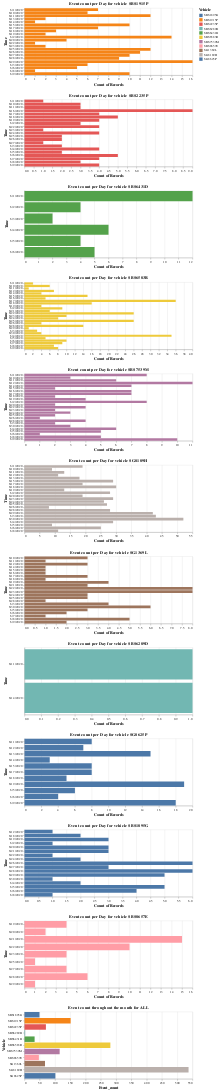

Notebook code for this chart:
### Code cell
######### GRAPHS FOR USAGE OF EVERY VEHICLE PER DAY AND PER MONTH ###########
import pandas as pd
import folium as fs
from folium.features import DivIcon
pd.options.mode.chained_assignment = None
import warnings
warnings.filterwarnings('ignore')
import altair as alt
import json
from datetime import datetime

#reading csv to panda dataframe
df = pd.read_csv('juneroute.csv')

#DROPPING ALL SAFE EVENTS TO GET UNSAFE EVENTS
df = df.sort_values(['Vehicle', 'Time'])



######THis function is to remove time from datetime string
####This is to help facilitate merging the dates together to be shown on graph
def rem_time(d):
    s = ''
    s = str(d.month) + '/' + str(d.day) + '/' + str(d.year)
    return s


####Reassigning all the values from 'Juneroute.csv' 'Time' column to only retain the date 
for ind in df.index:
  datetime_str  = df['Time'][ind]
  datetime_object = datetime.strptime(datetime_str, '%m/%d/%Y %H:%M')
  new=rem_time(datetime_object)
  df['Time'][ind] = new
  

###Sorting the values to help facilitate the plotting of graphs
df = df.sort_values(['Time','Vehicle'])


###Generating and appending graphs onto a list(to be used later) 
plot_group=[]
df_vehonly = df.drop_duplicates(['Vehicle'])
for i in df_vehonly['Vehicle']:
  chart = alt.Chart(df.loc[(df['Vehicle']) == i]).mark_bar().encode(
      y='Time',
      x='count(Event)',
      tooltip='count(Event)',
      color='Vehicle'
    ).properties(
        title="Event count per Day for vehicle "+'{:s}'.format(i),
        width=500,
        height=200
    )
  plot_group.append(chart)

#####DATA MASSAGING
##This block of codes is to get DISTINCT vehicle list
vehicle = []
df = df.sort_values(['Vehicle'])
df1 = df.drop_duplicates('Vehicle')
del df1['Event']
del df1['Time']
del df1['Driver']
del df1['Speed']
del df1['Address']
del df1['Longitude']
del df1['Latitude']
for i in df1['Vehicle']:           
  vehicle.append(i)

##This block of codes is to get event count for every distinct vehicle
avg = []
df1 = df1.sort_values(['Vehicle'])
df1 = df1.drop_duplicates('Vehicle')
for i in df1['Vehicle']:
  df_calc = df.loc[(df['Vehicle']) == i]
  df_calc = df_calc.sort_values(['Vehicle'])
  num = len(df_calc[df['Vehicle'] == i])
  avg.append(num)

##Merging the two lists onto a panda dataframe
veh_avg = pd.DataFrame()
veh_avg['Vehicle'] = vehicle
veh_avg['Event_count'] = avg


###Chart is the plot for the total number of events done per vehicle throughout the month
chart = alt.Chart(veh_avg).mark_bar().encode(
      x='Event_count',
      y='Vehicle',
      tooltip='Event_count',
      color='Vehicle'
    ).properties(
        title="Event count throughout the month for ALL",
        width=500,
        height=200
    )

##Appending chart to plot_group list and vertically concating the plots to display
plot_group.append(chart)
chart=alt.vconcat(*plot_group)

##Output chart
chart
